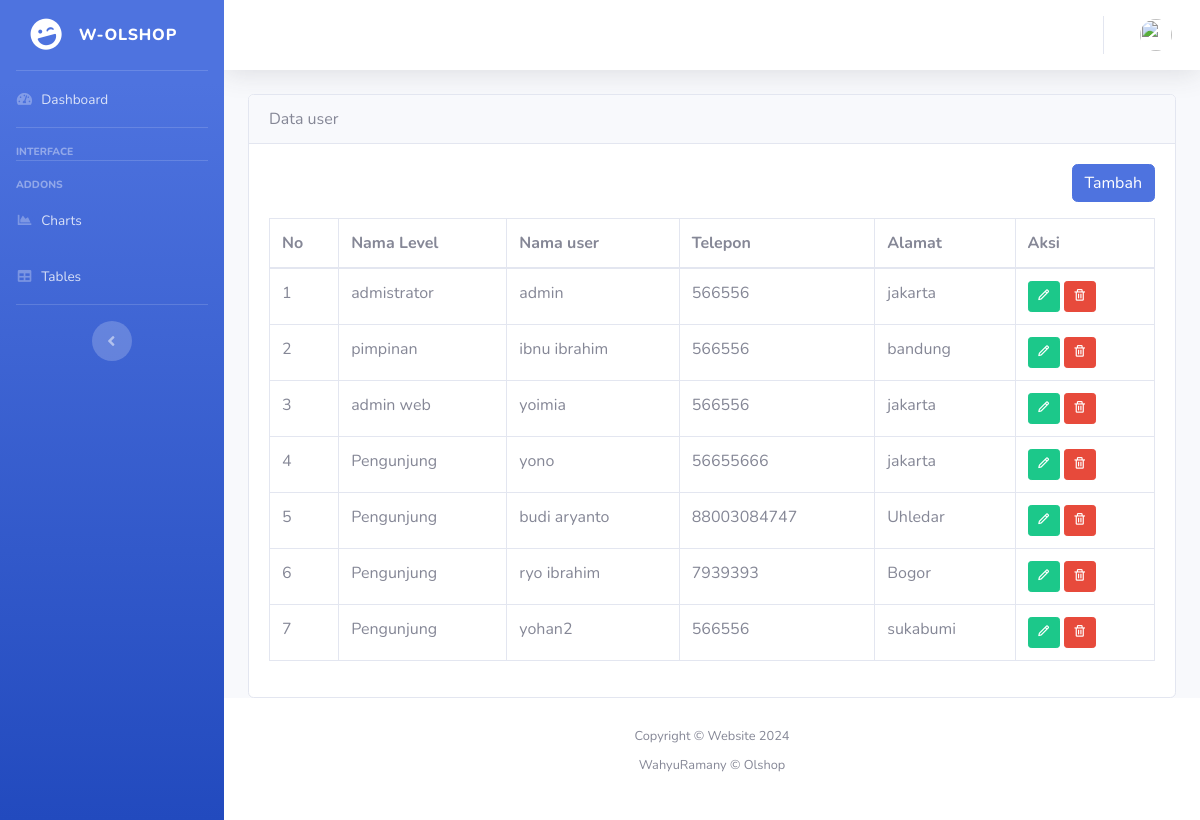
/admin/content/customer.php, run on the app's committed database.
### tables this page shows
CREATE TABLE `user` (
  `id` int(12) NOT NULL,
  `id_level` int(12) NOT NULL,
  `nama_lengkap` varchar(100) NOT NULL,
  `email` varchar(100) NOT NULL,
  `no_telepon` varchar(100) NOT NULL,
  `alamat` varchar(100) NOT NULL,
  `password` varchar(100) NOT NULL,
  `foto` varchar(100) NOT NULL,
  `create_at` timestamp NOT NULL DEFAULT current_timestamp(),
  `update_at` timestamp NOT NULL DEFAULT current_timestamp() ON UPDATE current_timestamp()
);

CREATE TABLE `level` (
  `id` int(12) NOT NULL,
  `nama_level` varchar(100) NOT NULL,
  `create_at` timestamp NOT NULL DEFAULT current_timestamp(),
  `update_at` timestamp NOT NULL DEFAULT current_timestamp() ON UPDATE current_timestamp()
);

### admin/content/customer.php (the view, shortened to what this page needs)
<?php
include '../database/koneksi.php';
$queryuser = mysqli_query($koneksi, "SELECT level.nama_level, user.* FROM user LEFT JOIN level ON level.id = user.id_level WHERE user.id");
?>
<!DOCTYPE html>
<html lang="en">
<head>
    <?php include '../layout/head.php' ?>
</head>
<body id="page-top">
    <div id="wrapper">
        <?php include '../layout/sidebar.php' ?>
        <div id="content-wrapper" class="d-flex flex-column">
            <div id="content">
                <?php include '../layout/navbar.php' ?>
                <div class="container-fluid">
                    <div class="row">
                        <div class="col-md-12">
                            <div class="card">
                                <div class="card-header">Data user</div>
                                <div class="card-body">
                                    <div align="right" class="mb-3">
                                        <a href="add-pengguna.php" class="btn btn-primary">Tambah</a>
                                    </div>
                                    <div class="table-responsive">
                                        <table class="table table-bordered">
                                            <thead>
                                                <tr>
                                                    <th>No</th>
                                                    <th>Nama Level</th>
                                                    <th>Nama user</th>
                                                    <th>Telepon</th>
                                                    <th>Alamat</th>
                                                    <th>Aksi</th>
                                                </tr>
                                            </thead>
                                            <tbody>
                                                <?php $no = 1;
                                                while ($rowuser = mysqli_fetch_assoc($queryuser)) { ?>
                                                    <tr>
                                                        <td><?php echo $no++ ?></td>
                                                        <td><?php echo $rowuser['nama_level'] ?></td>
                                                        <td><?php echo $rowuser['nama_lengkap'] ?></td>
                                                        <td><?php echo $rowuser['no_telepon'] ?></td>
                                                        <td><?php echo $rowuser['alamat'] ?></td>
                                                        <td>
                                                            <a href="add-user.php?edit=<?php echo $rowuser['id'] ?>" class="btn btn-success btn-sm">
                                                                <span class="tf-icon bx bx-pencil bx-18px "></span>
                                                            </a>
                                                            <a onclick="return confirm('Apakah anda yakin akan menghapus data ini??')"
                                                                href="customer.php?delete=<?php echo $rowuser['id'] ?>" class="btn btn-danger btn-sm">
                                                                <span class="tf-icon bx bx-trash bx-18px "></span>
                                                            </a>
                                                        </td>
                                                    </tr>
                                                <?php } ?>
                                            </tbody>
                                        </table>
                                    </div>
                                </div>
                            </div>
                        </div>
                    </div>
                </div>
            </div>
            <?php include '../layout/footer.php' ?>
        </div>
    </div>
</body>
</html>

### data on the page
user: id_level.nama_level "admistrator", nama_lengkap "admin", no_telepon "566556", alamat "jakarta"
user: id_level.nama_level "pimpinan", nama_lengkap "ibnu ibrahim", no_telepon "566556", alamat "bandung"
user: id_level.nama_level "admin web", nama_lengkap "yoimia", no_telepon "566556", alamat "jakarta"
user: id_level.nama_level "Pengunjung", nama_lengkap "yono", no_telepon "56655666", alamat "jakarta"
user: id_level.nama_level "Pengunjung", nama_lengkap "budi aryanto", no_telepon "88003084747", alamat "Uhledar"
user: id_level.nama_level "Pengunjung", nama_lengkap "ryo ibrahim", no_telepon "7939393", alamat "Bogor"
user: id_level.nama_level "Pengunjung", nama_lengkap "yohan2", no_telepon "566556", alamat "sukabumi"
